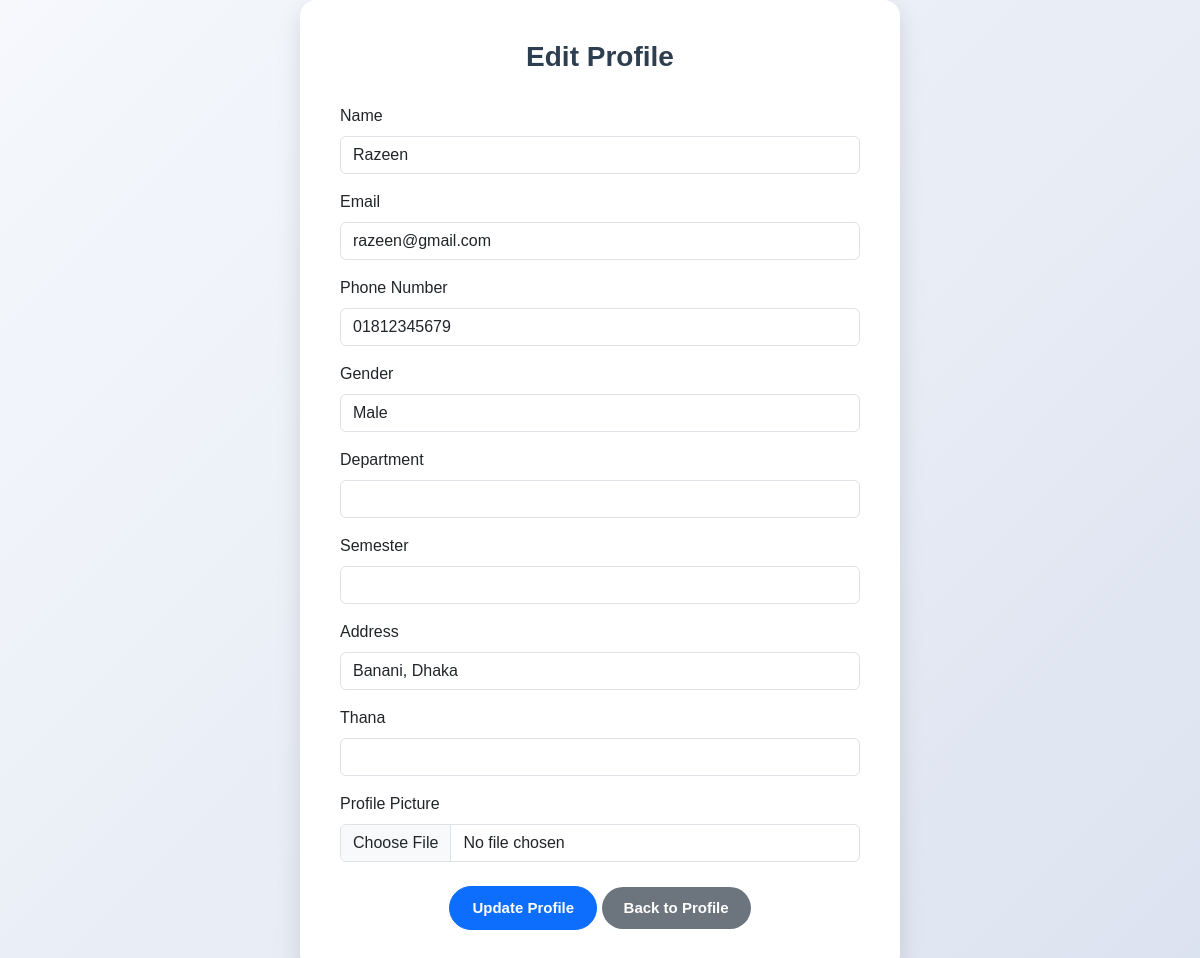
The page /backend/edit_profile.php (signed in) on the database its author committed.
### tables this page shows
CREATE TABLE User (
    Student_ID VARCHAR(20) PRIMARY KEY,
    Name VARCHAR(100) NOT NULL,
    Gsuite_Email VARCHAR(100) UNIQUE NOT NULL,
    Scanned_ID VARCHAR(255),
    Semester VARCHAR(20),
    Department VARCHAR(50),
    Thana VARCHAR(50),
    Phone_Number VARCHAR(15),  
    Password VARCHAR(100) NOT NULL,
    Address VARCHAR(255),      
    Gender VARCHAR(10),        
    Profile_Pic VARCHAR(255),  
    UserStatus VARCHAR(30)
);

### backend/edit_profile.php (the view, shortened to what this page needs)
<?php
include 'db_connection.php';
$student_id = $_SESSION["User_ID"];
$sql = "SELECT * FROM User WHERE Student_ID = ?";
$stmt = $conn->prepare($sql);
$stmt->bind_param("s", $student_id);
$stmt->execute();
$result = $stmt->get_result();
if ($result->num_rows === 1){
    $user = $result->fetch_assoc();
}
else {
    echo "User not found.";
    exit();
}
?>
<!DOCTYPE html>
<html lang="en">
<head>
  <link href="https://cdn.jsdelivr.net/npm/bootstrap@5.3.5/dist/css/bootstrap.min.css" rel="stylesheet">
  <link rel="stylesheet" href="css/profile_style.css">
</head>
<body>
  <div class="profile-card">
    <h3 class="profile-title">Edit Profile</h3>
    <form method="POST" enctype="multipart/form-data">
      <div class="mb-3">
        <label for="name" class="form-label">Name</label>
        <input type="text" id="name" name="name" class="form-control" value="<?php echo htmlspecialchars($user['Name']); ?>" required>
      </div>
      <div class="mb-3">
        <label for="email" class="form-label">Email</label>
        <input type="email" id="email" name="email" class="form-control" value="<?php echo htmlspecialchars($user['Gsuite_Email']); ?>" required>
      </div>
      <div class="mb-3">
        <label for="phone" class="form-label">Phone Number</label>
        <input type="text" id="phone" name="phone" class="form-control" value="<?php echo htmlspecialchars($user['Phone_Number']); ?>" required>
      </div>
      <div class="mb-3">
        <label for="gender" class="form-label">Gender</label>
        <select id="gender" name="gender" class="form-control" required>
          <option value="Male" <?php echo $user['Gender'] === 'Male' ? 'selected' : ''; ?>>Male</option>
        </select>
      </div>
      <div class="mb-3">
        <label for="department" class="form-label">Department</label>
        <input type="text" id="department" name="department" class="form-control" value="<?php echo htmlspecialchars($user['Department']); ?>" required>
      </div>
      <div class="mb-3">
        <label for="semester" class="form-label">Semester</label>
        <input type="text" id="semester" name="semester" class="form-control" value="<?php echo htmlspecialchars($user['Semester']); ?>" required>
      </div>
      <div class="mb-3">
        <label for="address" class="form-label">Address</label>
        <input type="text" id="address" name="address" class="form-control" value="<?php echo htmlspecialchars($user['Address']); ?>" required>
      </div>
      <div class="mb-3">
        <label for="thana" class="form-label">Thana</label>
        <input type="text" id="thana" name="thana" class="form-control" value="<?php echo htmlspecialchars($user['Thana']); ?>" required>
      </div>
      <div class="mb-3">
        <label for="profile_pic" class="form-label">Profile Picture</label>
        <input type="file" id="Profile_pic" name="Profile_Pic" class="form-control">
      </div>
      <div class="text-center mt-4">
        <button type="submit" class="btn btn-primary">Update Profile</button>
        <a href="profile.php" class="btn btn-secondary">Back to Profile</a>
      </div>
    </form>
  </div>
</body>
</html>

### backend/css/profile_style.css (style rules this page uses)
body { font-family: "Montserrat", sans-serif; background: linear-gradient(135deg, #f6f8fc, #dce3f0); margin: 0; padding: 0; min-height: 100vh; display: flex; align-items: center; justify-content: center; }
.profile-card { background: #ffffff; border-radius: 16px; width: 100%; max-width: 600px; padding: 40px; box-shadow: 0 8px 25px rgba(0, 0, 0, 0.12); transition: all 0.3s ease; animation: fadeInUp 0.6s ease; }
.profile-title { font-weight: 700; font-size: 28px; text-align: center; margin-bottom: 30px; color: #2c3e50; }
.btn { padding: 10px 22px; border-radius: 30px; font-weight: 600; font-size: 15px; transition: all 0.3s ease; }
.btn-secondary { background-color: #6c757d; color: white; border: none; }

### rows shown on the page
user: name "Razeen", email "razeen@gmail.com", phone "01812345679", gender "Male", address "Banani, Dhaka"
